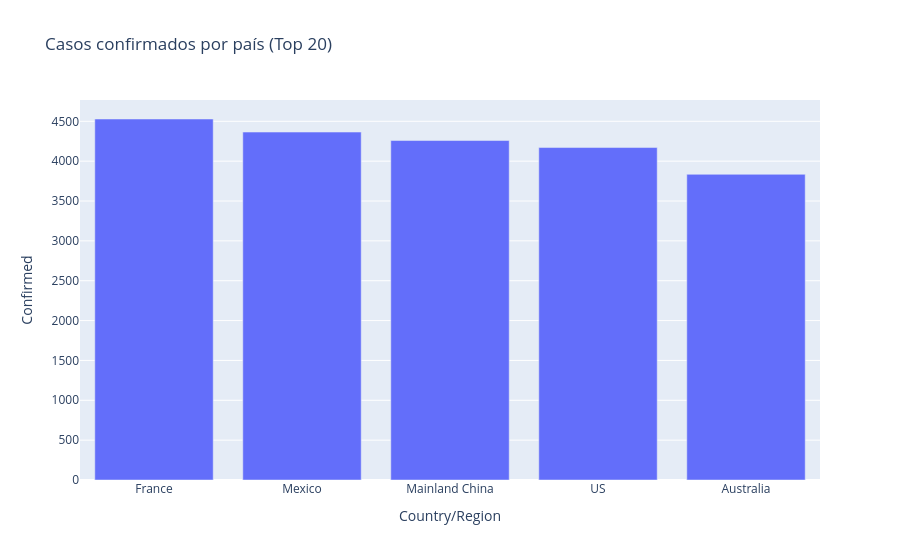

Notebook code cell kept with this figure:
### Markdown cell above
## 5.1 Gráfica de barras — Top de países por casos confirmados
Código literal de las notas de clase (`iloc[:20]` para quedarse con el top 20). Este dataset solo tiene 5 países, así que el `iloc[:20]` simplemente los toma a todos — no genera error, pero conviene saberlo antes de asumir que siempre habrá 20 barras.

### Code cell
fig = px.bar(
    casos_pais.sort_values("Confirmed", ascending=False).iloc[:20],
    x="Country/Region", y="Confirmed",
    title="Casos confirmados por país (Top 20)"
)
fig.show()

### Figure 1 — Plotly figure (JSON) as saved in the notebook; plotly's stock layout.template omitted (floating-point values rounded to 4 significant figures)
{"data": [{"hovertemplate": "Country/Region=%{x}<br>Confirmed=%{y}<extra></extra>", "legendgroup": "", "marker": {"color": "#636efa", "pattern": {"shape": ""}}, "name": "", "orientation": "v", "showlegend": false, "textposition": "auto", "x": ["France", "Mexico", "Mainland China", "US", "Australia"], "xaxis": "x", "y": [4529, 4365, 4259, 4171, 3835], "yaxis": "y", "type": "bar"}], "layout": {"xaxis": {"anchor": "y", "domain": [0.0, 1.0], "title": {"text": "Country/Region"}}, "yaxis": {"anchor": "x", "domain": [0.0, 1.0], "title": {"text": "Confirmed"}}, "legend": {"tracegroupgap": 0}, "title": {"text": "Casos confirmados por país (Top 20)"}, "barmode": "relative"}}
